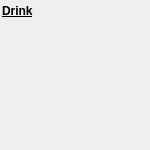
<?xml version="1.0" encoding="UTF-8"?>
<ui version="4.0">
 <class>DrinkFormWid</class>
 <widget class="QWidget" name="DrinkFormWid">
  <property name="geometry">
   <rect>
    <x>0</x>
    <y>0</y>
    <width>150</width>
    <height>150</height>
   </rect>
  </property>
  <property name="sizePolicy">
   <sizepolicy hsizetype="MinimumExpanding" vsizetype="MinimumExpanding">
    <horstretch>0</horstretch>
    <verstretch>0</verstretch>
   </sizepolicy>
  </property>
  <property name="minimumSize">
   <size>
    <width>150</width>
    <height>150</height>
   </size>
  </property>
  <property name="windowTitle">
   <string>Form</string>
  </property>
  <widget class="QLabel" name="lblDrink">
   <property name="geometry">
    <rect>
     <x>2</x>
     <y>4</y>
     <width>41</width>
     <height>17</height>
    </rect>
   </property>
   <property name="font">
    <font>
     <weight>75</weight>
     <bold>true</bold>
     <underline>true</underline>
    </font>
   </property>
   <property name="text">
    <string>Drink</string>
   </property>
   <property name="alignment">
    <set>Qt::AlignLeading|Qt::AlignLeft|Qt::AlignTop</set>
   </property>
  </widget>
 </widget>
 <resources/>
 <connections/>
</ui>
